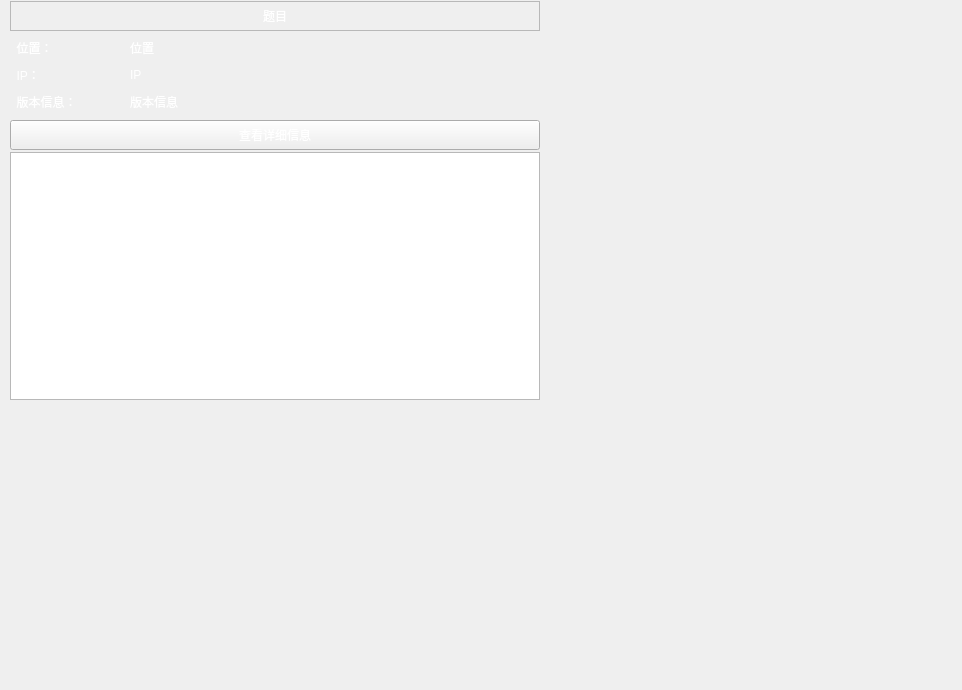
<?xml version="1.0" encoding="UTF-8"?>
<ui version="4.0">
 <class>sigle_topo_info</class>
 <widget class="QWidget" name="sigle_topo_info">
  <property name="geometry">
   <rect>
    <x>0</x>
    <y>0</y>
    <width>962</width>
    <height>690</height>
   </rect>
  </property>
  <property name="windowTitle">
   <string>Form</string>
  </property>
  <property name="styleSheet">
   <string notr="true"/>
  </property>
  <layout class="QHBoxLayout" name="horizontalLayout_4">
   <property name="spacing">
    <number>0</number>
   </property>
   <property name="leftMargin">
    <number>0</number>
   </property>
   <property name="topMargin">
    <number>0</number>
   </property>
   <property name="rightMargin">
    <number>0</number>
   </property>
   <property name="bottomMargin">
    <number>0</number>
   </property>
   <item>
    <widget class="QWidget" name="widget" native="true">
     <property name="styleSheet">
      <string notr="true">QWidget#widget
{
	border-image:none;
}

QWidget#widget_line
{
	border-image: url(:/images/images/whole_back_2.png);
}

QLabel
{
	color: rgb(255, 255, 255);
}

QLabel#m_name
{
	border-image: url(:/images/images/whole_back_2.png);
}

QPushButton
{
	color: rgb(255, 255, 255);
	border-image: url(:/images/images/button_search.png);
}

QTableView{
	border-image: url(:/images/images/whole_back_2.png);
}

QHeaderView::section{
	border-image: url(:/images/images/back_title.png);
    color: white;
	padding-left: 4px;
	border: 1px solid #6c6c6c;
	height:25px;
}

QHeaderView::section:checked{
	
}
</string>
     </property>
     <layout class="QVBoxLayout" name="verticalLayout_3">
      <property name="spacing">
       <number>2</number>
      </property>
      <property name="leftMargin">
       <number>10</number>
      </property>
      <property name="topMargin">
       <number>0</number>
      </property>
      <property name="rightMargin">
       <number>0</number>
      </property>
      <property name="bottomMargin">
       <number>0</number>
      </property>
      <item>
       <widget class="QWidget" name="widget_title" native="true">
        <property name="minimumSize">
         <size>
          <width>0</width>
          <height>150</height>
         </size>
        </property>
        <property name="styleSheet">
         <string notr="true"/>
        </property>
        <layout class="QHBoxLayout" name="horizontalLayout_3">
         <property name="spacing">
          <number>0</number>
         </property>
         <property name="leftMargin">
          <number>0</number>
         </property>
         <property name="topMargin">
          <number>1</number>
         </property>
         <property name="rightMargin">
          <number>0</number>
         </property>
         <property name="bottomMargin">
          <number>0</number>
         </property>
         <item>
          <widget class="QWidget" name="widget_titleshow" native="true">
           <property name="minimumSize">
            <size>
             <width>530</width>
             <height>0</height>
            </size>
           </property>
           <property name="styleSheet">
            <string notr="true"/>
           </property>
           <layout class="QVBoxLayout" name="verticalLayout_4">
            <property name="spacing">
             <number>2</number>
            </property>
            <property name="leftMargin">
             <number>0</number>
            </property>
            <property name="topMargin">
             <number>0</number>
            </property>
            <property name="rightMargin">
             <number>0</number>
            </property>
            <property name="bottomMargin">
             <number>0</number>
            </property>
            <item>
             <widget class="QLabel" name="m_name">
              <property name="minimumSize">
               <size>
                <width>0</width>
                <height>30</height>
               </size>
              </property>
              <property name="maximumSize">
               <size>
                <width>16777215</width>
                <height>30</height>
               </size>
              </property>
              <property name="frameShape">
               <enum>QFrame::StyledPanel</enum>
              </property>
              <property name="frameShadow">
               <enum>QFrame::Plain</enum>
              </property>
              <property name="text">
               <string>题目</string>
              </property>
              <property name="alignment">
               <set>Qt::AlignCenter</set>
              </property>
             </widget>
            </item>
            <item>
             <widget class="QWidget" name="widget_line" native="true">
              <property name="styleSheet">
               <string notr="true"/>
              </property>
              <layout class="QGridLayout" name="gridLayout">
               <property name="leftMargin">
                <number>0</number>
               </property>
               <property name="topMargin">
                <number>0</number>
               </property>
               <property name="rightMargin">
                <number>0</number>
               </property>
               <property name="bottomMargin">
                <number>0</number>
               </property>
               <property name="spacing">
                <number>0</number>
               </property>
               <item row="0" column="0">
                <widget class="QLabel" name="m_location_2">
                 <property name="minimumSize">
                  <size>
                   <width>120</width>
                   <height>25</height>
                  </size>
                 </property>
                 <property name="maximumSize">
                  <size>
                   <width>120</width>
                   <height>25</height>
                  </size>
                 </property>
                 <property name="text">
                  <string>  位置：</string>
                 </property>
                 <property name="alignment">
                  <set>Qt::AlignLeading|Qt::AlignLeft|Qt::AlignVCenter</set>
                 </property>
                </widget>
               </item>
               <item row="0" column="1">
                <widget class="QLabel" name="m_location">
                 <property name="minimumSize">
                  <size>
                   <width>0</width>
                   <height>25</height>
                  </size>
                 </property>
                 <property name="maximumSize">
                  <size>
                   <width>16777215</width>
                   <height>25</height>
                  </size>
                 </property>
                 <property name="text">
                  <string>位置</string>
                 </property>
                 <property name="alignment">
                  <set>Qt::AlignLeading|Qt::AlignLeft|Qt::AlignVCenter</set>
                 </property>
                </widget>
               </item>
               <item row="1" column="0">
                <widget class="QLabel" name="m_leIP_2">
                 <property name="minimumSize">
                  <size>
                   <width>120</width>
                   <height>25</height>
                  </size>
                 </property>
                 <property name="maximumSize">
                  <size>
                   <width>120</width>
                   <height>25</height>
                  </size>
                 </property>
                 <property name="text">
                  <string>  IP：</string>
                 </property>
                 <property name="alignment">
                  <set>Qt::AlignLeading|Qt::AlignLeft|Qt::AlignVCenter</set>
                 </property>
                </widget>
               </item>
               <item row="1" column="1">
                <widget class="QLabel" name="m_leIP">
                 <property name="minimumSize">
                  <size>
                   <width>0</width>
                   <height>25</height>
                  </size>
                 </property>
                 <property name="maximumSize">
                  <size>
                   <width>16777215</width>
                   <height>25</height>
                  </size>
                 </property>
                 <property name="text">
                  <string>IP</string>
                 </property>
                 <property name="alignment">
                  <set>Qt::AlignLeading|Qt::AlignLeft|Qt::AlignVCenter</set>
                 </property>
                </widget>
               </item>
               <item row="2" column="0">
                <widget class="QLabel" name="m_lestate_2">
                 <property name="minimumSize">
                  <size>
                   <width>120</width>
                   <height>25</height>
                  </size>
                 </property>
                 <property name="maximumSize">
                  <size>
                   <width>120</width>
                   <height>25</height>
                  </size>
                 </property>
                 <property name="text">
                  <string>  版本信息：</string>
                 </property>
                 <property name="alignment">
                  <set>Qt::AlignLeading|Qt::AlignLeft|Qt::AlignVCenter</set>
                 </property>
                </widget>
               </item>
               <item row="2" column="1">
                <widget class="QLabel" name="m_lestate">
                 <property name="minimumSize">
                  <size>
                   <width>0</width>
                   <height>25</height>
                  </size>
                 </property>
                 <property name="maximumSize">
                  <size>
                   <width>16777215</width>
                   <height>25</height>
                  </size>
                 </property>
                 <property name="text">
                  <string>版本信息</string>
                 </property>
                 <property name="alignment">
                  <set>Qt::AlignLeading|Qt::AlignLeft|Qt::AlignVCenter</set>
                 </property>
                </widget>
               </item>
              </layout>
             </widget>
            </item>
            <item>
             <widget class="QPushButton" name="info_button">
              <property name="minimumSize">
               <size>
                <width>0</width>
                <height>30</height>
               </size>
              </property>
              <property name="maximumSize">
               <size>
                <width>16777215</width>
                <height>30</height>
               </size>
              </property>
              <property name="text">
               <string>查看详细信息</string>
              </property>
             </widget>
            </item>
           </layout>
          </widget>
         </item>
         <item>
          <spacer name="horizontalSpacer_4">
           <property name="orientation">
            <enum>Qt::Horizontal</enum>
           </property>
           <property name="sizeHint" stdset="0">
            <size>
             <width>174</width>
             <height>20</height>
            </size>
           </property>
          </spacer>
         </item>
        </layout>
       </widget>
      </item>
      <item>
       <widget class="QWidget" name="widget_2" native="true">
        <property name="styleSheet">
         <string notr="true"/>
        </property>
        <layout class="QVBoxLayout" name="verticalLayout_2">
         <property name="spacing">
          <number>0</number>
         </property>
         <property name="leftMargin">
          <number>0</number>
         </property>
         <property name="topMargin">
          <number>0</number>
         </property>
         <property name="rightMargin">
          <number>0</number>
         </property>
         <property name="bottomMargin">
          <number>0</number>
         </property>
         <item>
          <widget class="QWidget" name="widget_modelview" native="true">
           <property name="minimumSize">
            <size>
             <width>530</width>
             <height>0</height>
            </size>
           </property>
           <property name="styleSheet">
            <string notr="true"/>
           </property>
           <layout class="QHBoxLayout" name="horizontalLayout">
            <property name="spacing">
             <number>0</number>
            </property>
            <property name="leftMargin">
             <number>0</number>
            </property>
            <property name="topMargin">
             <number>0</number>
            </property>
            <property name="rightMargin">
             <number>0</number>
            </property>
            <property name="bottomMargin">
             <number>0</number>
            </property>
            <item>
             <widget class="QTableView" name="tb_info">
              <property name="minimumSize">
               <size>
                <width>530</width>
                <height>0</height>
               </size>
              </property>
              <property name="styleSheet">
               <string notr="true"/>
              </property>
              <attribute name="horizontalHeaderStretchLastSection">
               <bool>false</bool>
              </attribute>
             </widget>
            </item>
            <item>
             <spacer name="horizontalSpacer_6">
              <property name="orientation">
               <enum>Qt::Horizontal</enum>
              </property>
              <property name="sizeHint" stdset="0">
               <size>
                <width>134</width>
                <height>20</height>
               </size>
              </property>
             </spacer>
            </item>
           </layout>
          </widget>
         </item>
         <item>
          <widget class="QWidget" name="widget_char" native="true">
           <property name="minimumSize">
            <size>
             <width>0</width>
             <height>10</height>
            </size>
           </property>
           <property name="maximumSize">
            <size>
             <width>100</width>
             <height>16777215</height>
            </size>
           </property>
           <property name="styleSheet">
            <string notr="true"/>
           </property>
          </widget>
         </item>
         <item>
          <widget class="QWidget" name="widget_switch" native="true">
           <property name="minimumSize">
            <size>
             <width>530</width>
             <height>200</height>
            </size>
           </property>
           <property name="styleSheet">
            <string notr="true"/>
           </property>
           <layout class="QHBoxLayout" name="horizontalLayout_2">
            <property name="spacing">
             <number>0</number>
            </property>
            <property name="leftMargin">
             <number>0</number>
            </property>
            <property name="topMargin">
             <number>0</number>
            </property>
            <property name="rightMargin">
             <number>0</number>
            </property>
            <property name="bottomMargin">
             <number>0</number>
            </property>
            <item>
             <widget class="QWidget" name="widget_switch_2" native="true">
              <property name="minimumSize">
               <size>
                <width>530</width>
                <height>280</height>
               </size>
              </property>
              <property name="styleSheet">
               <string notr="true"/>
              </property>
              <layout class="QVBoxLayout" name="verticalLayout">
               <property name="spacing">
                <number>0</number>
               </property>
               <property name="leftMargin">
                <number>0</number>
               </property>
               <property name="topMargin">
                <number>0</number>
               </property>
               <property name="rightMargin">
                <number>0</number>
               </property>
               <property name="bottomMargin">
                <number>0</number>
               </property>
               <item>
                <widget class="QWidget" name="widget_switchstateview" native="true">
                 <property name="styleSheet">
                  <string notr="true"/>
                 </property>
                </widget>
               </item>
              </layout>
             </widget>
            </item>
            <item>
             <spacer name="horizontalSpacer_2">
              <property name="orientation">
               <enum>Qt::Horizontal</enum>
              </property>
              <property name="sizeHint" stdset="0">
               <size>
                <width>4</width>
                <height>20</height>
               </size>
              </property>
             </spacer>
            </item>
           </layout>
          </widget>
         </item>
        </layout>
       </widget>
      </item>
     </layout>
    </widget>
   </item>
   <item>
    <spacer name="horizontalSpacer_7">
     <property name="orientation">
      <enum>Qt::Horizontal</enum>
     </property>
     <property name="sizeHint" stdset="0">
      <size>
       <width>81</width>
       <height>20</height>
      </size>
     </property>
    </spacer>
   </item>
  </layout>
 </widget>
 <resources/>
 <connections/>
</ui>
